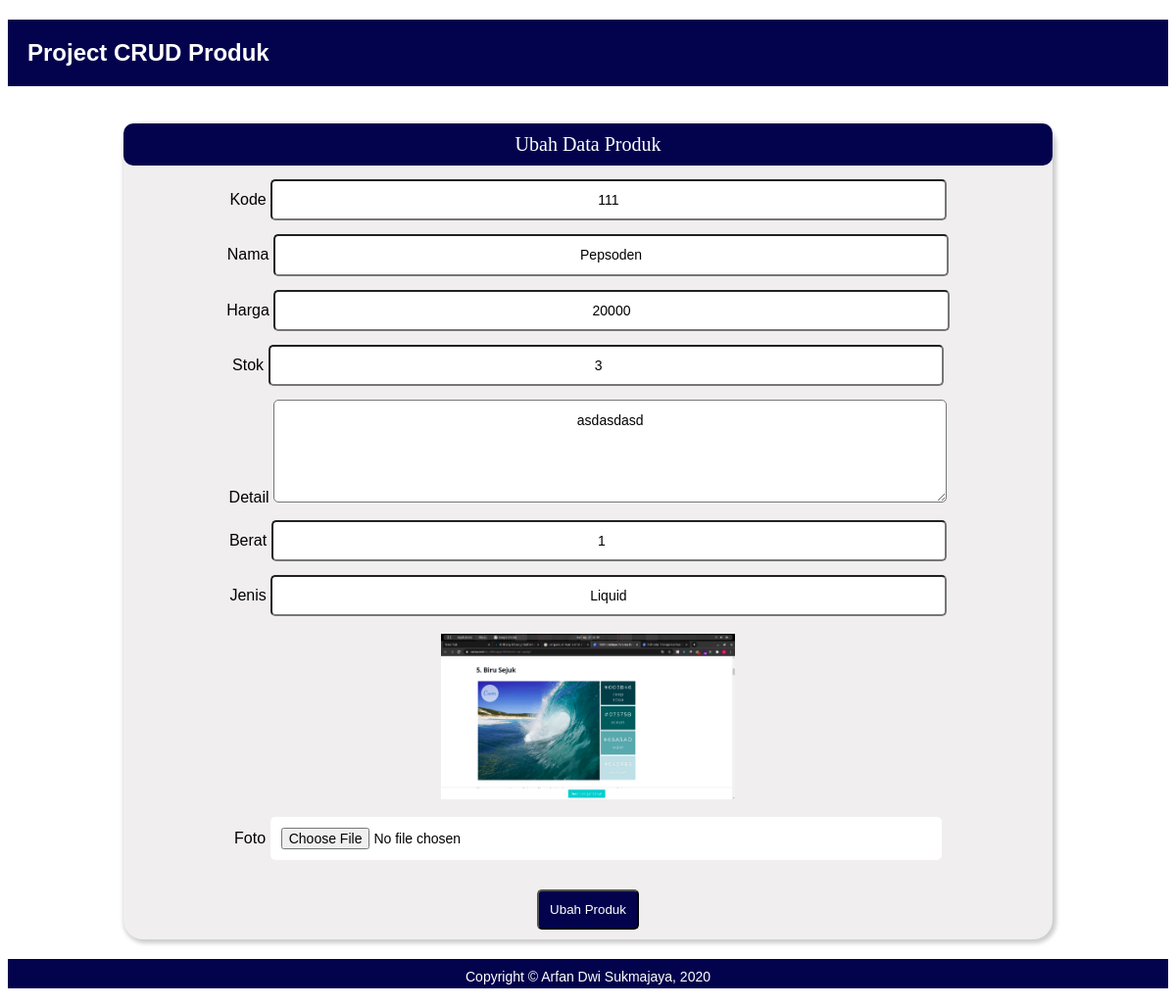
Screenshot of /?p=produkedit&id=1 with the database file from the repository.
### tables this page shows
CREATE TABLE `b_produk` (
  `idprd` int(11) NOT NULL,
  `kodeprd` varchar(30) NOT NULL,
  `namaprd` varchar(30) NOT NULL,
  `hargaprd` double NOT NULL,
  `stokprd` int(11) NOT NULL,
  `detailprd` text NOT NULL,
  `beratprd` float NOT NULL,
  `jenisprd` varchar(30) NOT NULL,
  `fotoprd` text NOT NULL,
  `tglsimpan` datetime NOT NULL
);

### produkedit.php (the view, shortened to what this page needs)
<?php
  $sqlp = mysqli_query($kon, "SELECT * FROM b_produk WHERE idprd = '$_GET[id]'");
  $rp = mysqli_fetch_array($sqlp);
?>
<div class="card">
  <div class="kepalacard">
    Ubah Data Produk
  </div>
  <div class="isicard" style="text-align:center">
  <form action="" method="POST" enctype="multipart/form-data">
<label for="kode">Kode</label>
<input type="text" name="kode" id="kode" value="<?= $rp['kodeprd']; ?>">
<br>
<label for="nama">Nama</label>
<input type="text" name="nama" id="nama" value="<?= $rp['namaprd']; ?>">
<br>
<label for="harga">Harga</label>
<input type="text" name="harga" id="harga" value="<?= $rp['hargaprd']; ?>">
<br>
<label for="stok">Stok</label>
<input type="number" name="stok" id="stok" value="<?= $rp['stokprd']; ?>">
<br>
<label for="">Detail
  <textarea name="detail" id="detail" cols="50" rows="5"><?= $rp['detailprd']; ?></textarea>
</label>
<br>
<label for="berat">Berat</label>
<input type="number" name="berat" id="berat" value="<?= $rp['beratprd']; ?>">
<br>
<label for="jenis">Jenis</label>
<input type="text" name="jenis" id="jenis" value="<?= $rp['jenisprd']; ?>">
<br>
<br>
<?php
echo "<img src='foto/$rp[fotoprd]' width='300px' >";
?>
<br>
<label for="foto">Foto</label>
<input type="file" name="foto" id="foto">
<br>
<br>
<label>
  <input name="simpan" type="submit"  id="simpan" value="Ubah Produk">
</label>
</form>
</div>
</div>

### style.css (style rules this page uses)
* { font-family:sans-serif; }
input[type="text"], input[type="password"], input[type="file"], input[type="number"], select, textarea { width: 70%; padding: 0.8em; margin-top:1em; background-color: #ffffff; font-family:sans-serif; font-size:14px; text-align: center; border-radius: 5px; }
input[type="submit"] { width:auto;; margin-top:0.9em; color:#ffffff; background-color:rgb(3, 3, 77); padding:0.8em; cursor:pointer; font-family: sans-serif; border-radius:5px; }
.card { width:80%; margin: 0 auto; text-align:center; min-height: 230px; border:thin; box-shadow: 2px 2px 4px 2px rgba(0, 0, 0, 0.2); padding-bottom: 10px; border-radius:20px; background-color: #f0eeee; }
.kepalacard { border-radius:10px; padding:10px; background-color: rgb(3, 3, 77); color: #ffffff; font-family: Century Gothic; font-size: 20px; }

### rows the page displays
b_produk: kode "111", nama "Pepsoden", harga "20000", stok "3", detail "asdasdasd", berat "1", jenis "Liquid", fotoprd (picture)
